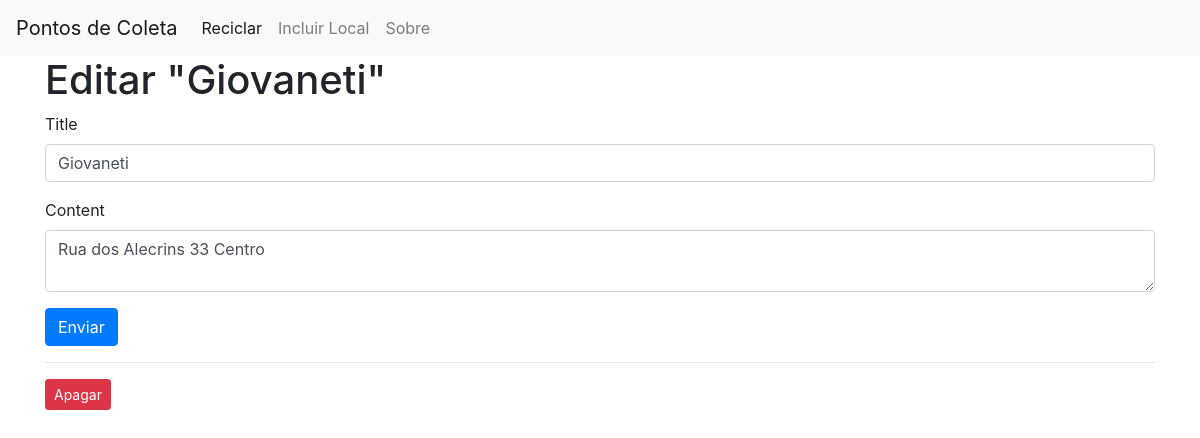
/1/edit, run on an earlier commit of the app's database.
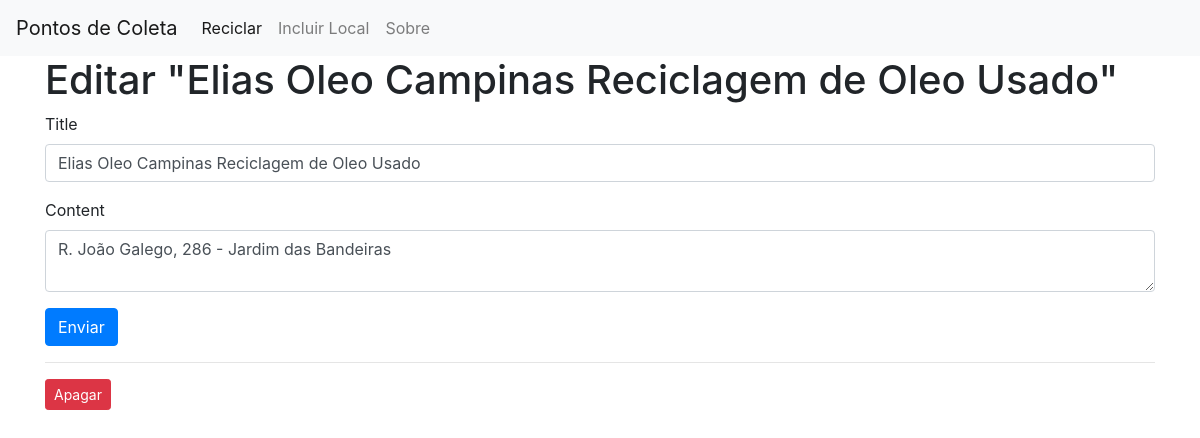
And on a later commit of the database.
### app.py (models this page shows)
class Posts(db.Model):
   id = db.Column(db.Integer, primary_key=True)
   title = db.Column(db.String(80), nullable=False)
   content = db.Column(db.String(200), nullable=False)

### app.py (the view, shortened to what this page needs)
@app.route('/<int:id>/edit', methods=('GET', 'POST'))
def edit(id):
    post = get_post(id)
    return render_template('edit.html', post=post)

### app.py (called while the page is built)
def get_post(post_id):
   post = Posts.query.filter_by(id=post_id).first()
   if post is None:
      abort(404)
   return post

### templates/edit.html (shortened to what this page needs)
{% extends 'base.html' %}
{% block content %}
<h1>{% block title %} Editar "{{ post['title'] }}" {% endblock %}</h1>
<form method="post">
    <div class="form-group">
        <label for="title">Title</label>
        <input type="text" name="title" placeholder="Post title"
               class="form-control"
               value="{{ request.form['title'] or post['title'] }}">
    </div>
    <div class="form-group">
        <label for="content">Content</label>
        <textarea name="content" placeholder="Post content"
                  class="form-control">{{ request.form['content'] or post['content'] }}</textarea>
    </div>
    <div class="form-group">
        <button type="submit" class="btn btn-primary">Enviar</button>
    </div>
</form>
<hr>
<form action="{{ url_for('delete', id=post['id']) }}" method="POST">
    <input type="submit" value="Apagar"
            class="btn btn-danger btn-sm"
            onclick="return confirm('Tem certeza que deseja apagar essa postagem?')">
</form>
{% endblock %}

What changed in the data, as far as the page shows it:
changed Posts: title "Giovaneti" → "Elias Oleo Campinas Reciclagem de Oleo Usado"; content "Rua dos Alecrins 33 Centro" → "R. João Galego, 286 - Jardim das Bandeiras"
